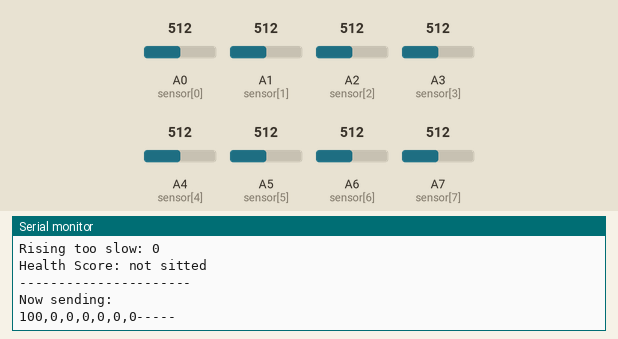
This sketch was run on a simulated Arduino Nano, built with avr-gcc and run on an emulated ATmega328P. On the bench: the last lines printed to the serial monitor. Inputs (shaded band) come from the test bench; at power-on: A0 (sensor[0]) = 512, A1 (sensor[1]) = 512, A2 (sensor[2]) = 512, A3 (sensor[3]) = 512, A4 (sensor[4]) = 512, A5 (sensor[5]) = 512, A6 (sensor[6]) = 512, A7 (sensor[7]) = 512. No radio packets arrive unless stated.

Above: at 1.3 s.
1.4 s: A0 (sensor[0]) set to 306
2.9 s: A1 (sensor[1]) set to 50
5.9 s: A2 (sensor[2]) set to 306
At 6.34 s:
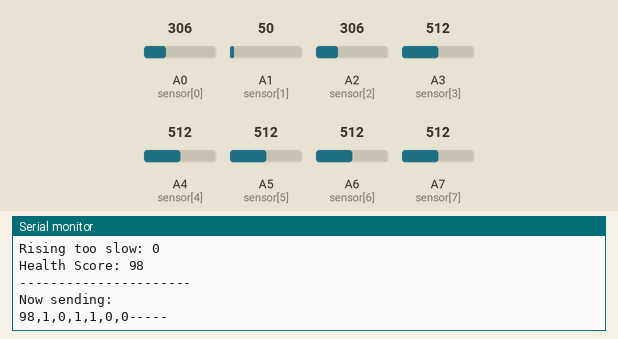
7.5 s: A3 (sensor[3]) set to 306
At 8.34 s:
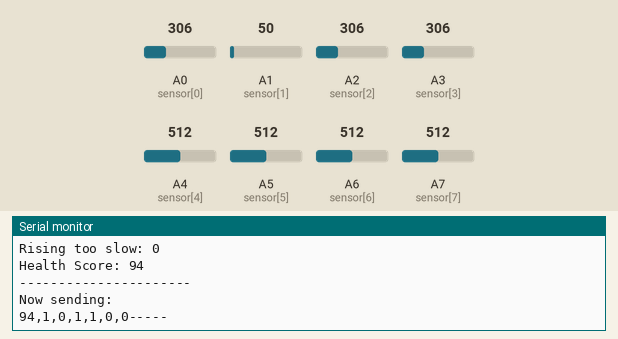
9.0 s: A4 (sensor[4]) set to 306
At 9.34 s:
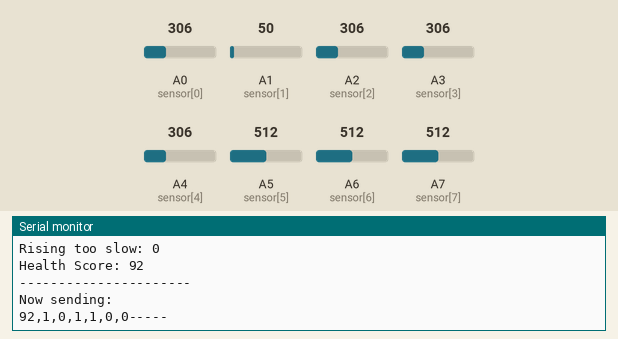
10.5 s: A5 (sensor[5]) set to 306
At 11.34 s:
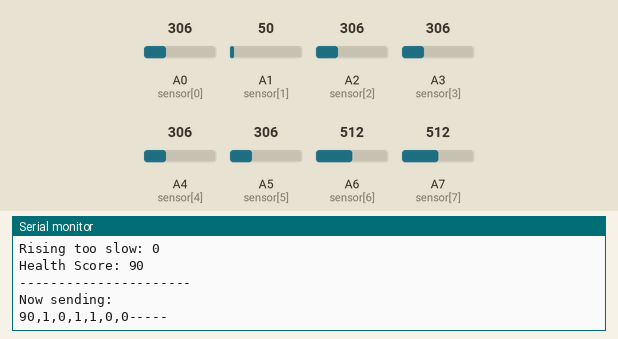
Timing chart, 0 to 13.0 s (numbered marks = the images above; inputs shaded):
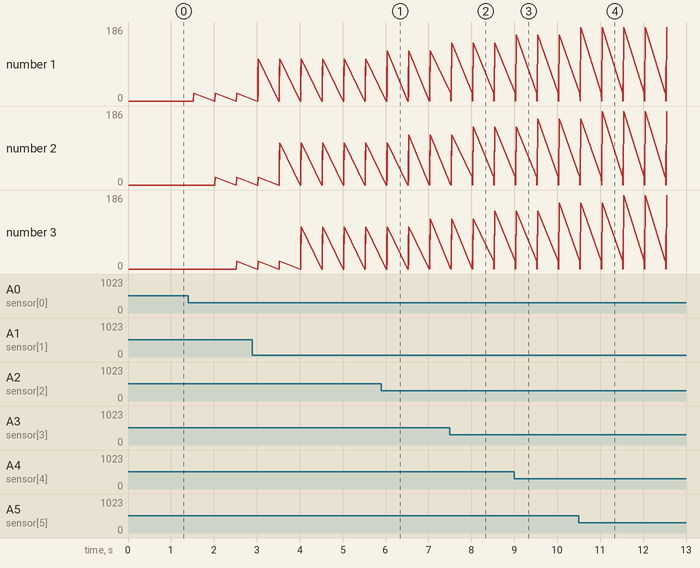

Measured:
- after the input at 5.9 s, the serial monitor: prints a new line after 0.11 s (image 1)
- after the input at 7.5 s, the serial monitor: prints a new line at once (image 2)
- after the input at 9.0 s, the serial monitor: prints a new line at once (image 3)
- plotted number 1: 0 → 20 after the input at 1.4 s, 20 → 106 after the input at 2.9 s, 106 → 126 after the input at 5.9 s, 126 → 146 after the input at 7.5 s, 146 → 166 after the input at 9.0 s
- plotted number 2: 0 → 20 after the input at 1.4 s, 20 → 106 after the input at 2.9 s, 106 → 126 after the input at 5.9 s, 126 → 146 after the input at 7.5 s, 146 → 166 after the input at 9.0 s
- plotted number 3: 0 → 20 after the input at 1.4 s, 20 → 106 after the input at 2.9 s, 106 → 126 after the input at 5.9 s, 126 → 146 after the input at 7.5 s, 146 → 166 after the input at 9.0 s

The sketch:

cushion.ino
```cpp
/*
 * Soft Home Monitoring Prototype Cycle 2
 * Functions:
 *  1. Count the current and total sitting time
 *  2. Detect sitting pressure concentration
 *  3. Detect sitting pressure asymmetry
 *  4. Detet slow rising up
 *  5. Monitor postural shifts on seat
 *  6. Feedback to serial monitor
 *  7. Wireless feedback to base station w/ nrf24l01
 * Version: 4.0
 * Author: Changyuan XIE
 * Data: 2020.07.30
 */

/*Import spi and rf24 libraries*/
#include <SPI.h>
#include "RF24.h"

/*SPI bus define, nrf addresses define*/
RF24 radio(10, 9);
const uint64_t rAddress[] = {0x7878787878LL, 0xB3B4B5B6F1LL, 0xB3B4B5B6CDLL, 0xB3B4B5B6A3LL, 0xB3B4B5B60FLL, 0xB3B4B5B605LL};

/* Pin define */
const int sensor[8] = {A0, A1, A2, A3, A4, A5, A6, A7};

/* Global variables define */
//Sampling rate controls
unsigned long time_now = 0;
const unsigned int cycle = 500;
//Sensors readings buffers
int sensorValues[8][10];
int sensorValuesCurrent[8] = {0, 0, 0, 0, 0, 0, 0, 0};
int sensorValuesSum[10] = {0, 0, 0, 0, 0, 0, 0, 0, 0, 0};
//Boolean indicators
boolean sedentarySitting = 0, pressureConcentrated = 0, pressureAsymmetry = 0, sitShift = 0, moveRate;
//Thresholds
#define sitPressure_t 120
#define sedentary_t 120
#define sit_comp_time 9 //means (9+1)/2=5 seconds period before check for values diffs in determine whether sits completed
#define concentrated_upT 6
#define concentrated_downT 5
#define asymmetry_t 5
#define noshift_count_t 60
#define shift_threshold 5
#define sumRecordSum_upT 3500
#define sumRecordSum_downT 600
//Integer counters
unsigned long totalSittingTime = 0, sittingTime = 0;
int noShiftCounter = noshift_count_t;
int riseDetectCounter = 12;
int healthyScore;
unsigned int indicatorTime[5] = {0, 0, 0, 0, 0};

void setup()
{
  Serial.begin(115200);
  //Initialize elements of the buffer array
  for (int i = 0; i < 8; i++)
  {
    for (int j = 0; j < 10; j++)
    {
      sensorValues[i][j] = 0;
    }
  }

  //Initialize nrf sending
  radio.begin();
  radio.setPALevel(RF24_PA_LOW);
  radio.openWritingPipe(rAddress[5]);

  Serial.println(F("Initiated"));
}

void loop()
{

  //Sync time_now per cycle
  time_now = millis();

  fifo();
  getSensorValues();
  //sensorValuesCalibration();
  sensorValuesRemap();
  assignSumAndCurrent();

  analyse();
  getHealthScore();

  printOut();
  //Serial.println("looped");

  //Sending results to base station
  nrfEmitting(healthyScore);

  //delay(500);
  while (millis() < time_now + cycle)
  { /*wait [cycle] ms*/
  }
}

void nrfEmitting(int x)
{
  byte package[7];
  package[0] = (byte *)x;
  package[1] = getSitted();
  package[2] = sedentarySitting;
  package[3] = pressureConcentrated;
  package[4] = pressureAsymmetry;
  package[5] = sitShift;
  package[6] = moveRate;
  Serial.println(F("Now sending: "));
  radio.write(&package, sizeof(byte[7]));
  Serial.print(package[0]);
  Serial.print(",");
  Serial.print(package[1]);
  Serial.print(",");
  Serial.print(package[2]);
  Serial.print(",");
  Serial.print(package[3]);
  Serial.print(",");
  Serial.print(package[4]);
  Serial.print(",");
  Serial.print(package[5]);
  Serial.print(",");
  Serial.print(package[6]);
  Serial.println("-----");
}

void getHealthScore()
{
  /*
   * totalSittingTime
   * sittingTime
   *
   * sedentarySitting
   * pressureConcentrated
   * pressureAsymmetry
   * sitShift
   * moveRate
   */
  boolean indicator[5] = {sedentarySitting, pressureConcentrated, pressureAsymmetry, sitShift, moveRate};
  healthyScore = 100;
  for (int i = 0; i < 5; i++)
  {
    if (indicator[i])
    {
      indicatorTime[i] += 1;
    }
    else
    {
      indicatorTime[i] = 0;
    }
    healthyScore -= logHealthScore(indicatorTime[i]);
    healthyScore = (int *)healthyScore;
    //Debug
    //Serial.print(indicatorTime[i]);
    //Serial.print(",");
    //Serial.println(healthyScore);
  }
  if (healthyScore < 0)
  {
    healthyScore = 0;
  }
  //Debug
  //Serial.println("");
}

float logHealthScore(float a)
{
  float minus = ((-exp(-a / 50)) + 1) * 25;
  //Debug
  //Serial.print(minus);
  //Serial.print(",");
  return minus;
}

void fifo()
{
  for (int i = 0; i < 8; ++i)
  {
    for (int j = 9; j > 0; --j)
    {
      sensorValues[i][j] = sensorValues[i][j - 1];
    }
  }
  for (int k = 9; k > 0; --k)
  {
    sensorValuesSum[k] = sensorValuesSum[k - 1];
  }
}

void getSensorValues()
{
  sensorValues[0][0] = analogRead(sensor[3]);
  sensorValues[1][0] = analogRead(sensor[5]);
  sensorValues[2][0] = analogRead(sensor[2]);
  sensorValues[3][0] = analogRead(sensor[4]);
  sensorValues[4][0] = analogRead(sensor[7]);
  sensorValues[5][0] = analogRead(sensor[1]);
  sensorValues[6][0] = analogRead(sensor[6]);
  sensorValues[7][0] = analogRead(sensor[0]);
}

void sensorValuesRemap()
{
  for (int i = 0; i < 8; i++)
  {
    sensorValues[i][0] = constrain(sensorValues[i][0], 0, 400);
    sensorValues[i][0] = map(sensorValues[i][0], 0, 400, 99, -5);
    sensorValues[i][0] = constrain(sensorValues[i][0], 0, 99);
  }
}

void assignSumAndCurrent()
{
  sensorValuesSum[0] = 0;
  for (int i = 0; i < 8; i++)
  {
    sensorValuesCurrent[i] = sensorValues[i][0];
    sensorValuesSum[0] += sensorValuesCurrent[i];
  }
}

void analyse()
{
  indicatorInit();

  if (getSitted())
  {
    sittingTimeCount();
    sedentarySitting = getSedentary();
    if (sittedComp)
    {
      //Get whether the pressure is concentrated, 1=unhealthy
      pressureConcentrated = getPressureConcentration();

      //Get whether the pressure is unbalanced(asymmetry)
      pressureAsymmetry = getPressureBalance();

      //Get whether lack of postural shift
      sitShift = getShift();

      //Initialize moveRate
      moveRate = 0;
    }
  }
  else
  {
    //Clear the counter of current sitting time if not sitted
    sittingTime = 0;

    //Get whether the rising rate is too low
    if (riseDetectCounter == 12)
    {
      moveRate = getRiseMoveRate();
    }
    else
    {
      riseDetectCounter += 1;
    }
  }
}

void indicatorInit()
{
  sedentarySitting = 0;
  pressureConcentrated = 0;
  pressureAsymmetry = 0;
  sitShift = 0;
}

boolean getRiseMoveRate()
{
  int previous = 0;
  for (int i = 0; i < 10; ++i)
  {
    previous += sensorValuesSum[i];
  }
  //Debug
  Serial.print("Rise move rate parameter: ");
  Serial.println(previous);
  Serial.println("");

  if (previous < sumRecordSum_upT && previous > sumRecordSum_downT)
  {
    riseDetectCounter = 0;
    return 1;
  }
  else if (previous > sumRecordSum_upT)
  {
    riseDetectCounter = 0;
    return 0;
  }
  else
  {
    return 0;
  }
}

boolean getShift()
{
  float std;
  std = getStdDev(sensorValuesSum, 10);
  //Debug
  Serial.print("Shift std: ");
  Serial.println(std);

  if (std > shift_threshold)
  {
    noShiftCounter = noshift_count_t;
  }
  else
  {
    noShiftCounter -= 1;
  }

  //Debug
  Serial.print("noShiftCounter: ");
  Serial.println(noShiftCounter);

  if (noShiftCounter < 0)
  {
    noShiftCounter = 0;
    return 1;
  }
  else
  {
    return 0;
  }
}

boolean getPressureBalance()
{
  int sides[2];
  sides[0] = sensorValuesCurrent[0] + sensorValuesCurrent[1] + sensorValuesCurrent[4] + sensorValuesCurrent[5];
  sides[1] = sensorValuesCurrent[2] + sensorValuesCurrent[3] + sensorValuesCurrent[6] + sensorValuesCurrent[7];
  int *arr = sides;
  float stdSides = getStdDev(arr, 2);

  //Debug
  Serial.print("pressure balane stdDev: ");
  Serial.println(stdSides);

  if (stdSides >= asymmetry_t)
  {
    return 1;
  }
  else
  {
    return 0;
  }
}

boolean getPressureConcentration()
{
  int *arr = sensorValuesCurrent;
  float std = getStdDev(arr, 8);
  //Debug
  Serial.print("Concentration std: ");
  Serial.println(std);
  if (std > concentrated_upT || std < concentrated_downT)
  {
    return 1;
  }
  else
  {
    return 0;
  }
}

void sittingTimeCount()
{
  totalSittingTime++;
  sittingTime++;
}

boolean getSedentary()
{
  if (sittingTime >= sedentary_t)
  {
    return 1;
  }
  else
  {
    return 0;
  }
}

void printOut()
{
  Serial.println("--Serial print info-----------");
  Serial.println("Sensors readings: ");
  for (int a = 0; a < 8; a++)
  {
    for (int b = 0; b < 10; b++)
    {
      Serial.print(sensorValues[a][b]);
      Serial.print(",");
    }
    Serial.println("");
  }

  Serial.println("sensorValuesCurrent: ");
  for (int c = 0; c < 8; c++)
  {
    Serial.print(sensorValuesCurrent[c]);
    Serial.print(",");
  }
  Serial.println("");

  Serial.println("sensorValuesSum: ");
  for (int d = 0; d < 10; d++)
  {
    Serial.print(sensorValuesSum[d]);
    Serial.print(",");
  }
  Serial.println("");

  Serial.print("Total sitting time=");
  Serial.println(totalSittingTime);
  Serial.print("Current sitting time=");
  Serial.println(sittingTime);

  Serial.print("Sedentary: ");
  Serial.println(sedentarySitting);

  Serial.print("Pressure concentrated: ");
  Serial.println(pressureConcentrated);

  Serial.print("Pressure asymmetried: ");
  Serial.println(pressureAsymmetry);

  Serial.print("Lack of postural shifts: ");
  Serial.println(sitShift);

  Serial.print("Rising too slow: ");
  Serial.println(moveRate);

  Serial.print("Health Score: ");
  if (getSitted() || riseDetectCounter != 12)
  {
    Serial.println(healthyScore);
  }
  else
  {
    Serial.println("not sitted");
  }

  Serial.println("----------------------");
}

boolean getSitted()
{
  if (sensorValuesSum[0] >= sitPressure_t)
  {
    return 1;
  }
  else
  {
    return 0;
  }
}

boolean sittedComp()
{
  boolean s[8];
  for (int i = 0; i < 8; i++)
  {
    int diffs = sensorValues[i][0] - sensorValues[i][sit_comp_time];
    if (abs(diffs) <= 60)
    {
      s[i] = 1;
    }
    else
    {
      s[i] = 0;
    }
  }
  if (s[0] || s[1] || s[2] || s[3] || s[4] || s[5] || s[6] || s[7])
  {
    return 1;
  }
  else
  {
    return 0;
  }
}

float getMean(int *val, int arrayCount)
{
  long total = 0;
  for (int i = 0; i < arrayCount; i++)
  {
    total = total + val[i];
  }
  float avg = total / (float)arrayCount;
  return avg;
}

float getStdDev(int *val, int arrayCount)
{
  float avg = getMean(val, arrayCount);
  long total = 0;
  for (int i = 0; i < arrayCount; i++)
  {
    total = total + (val[i] - avg) * (val[i] - avg);
  }

  float variance = total / (float)arrayCount;
  float stdDev = sqrt(variance);
  return stdDev;
}
```
